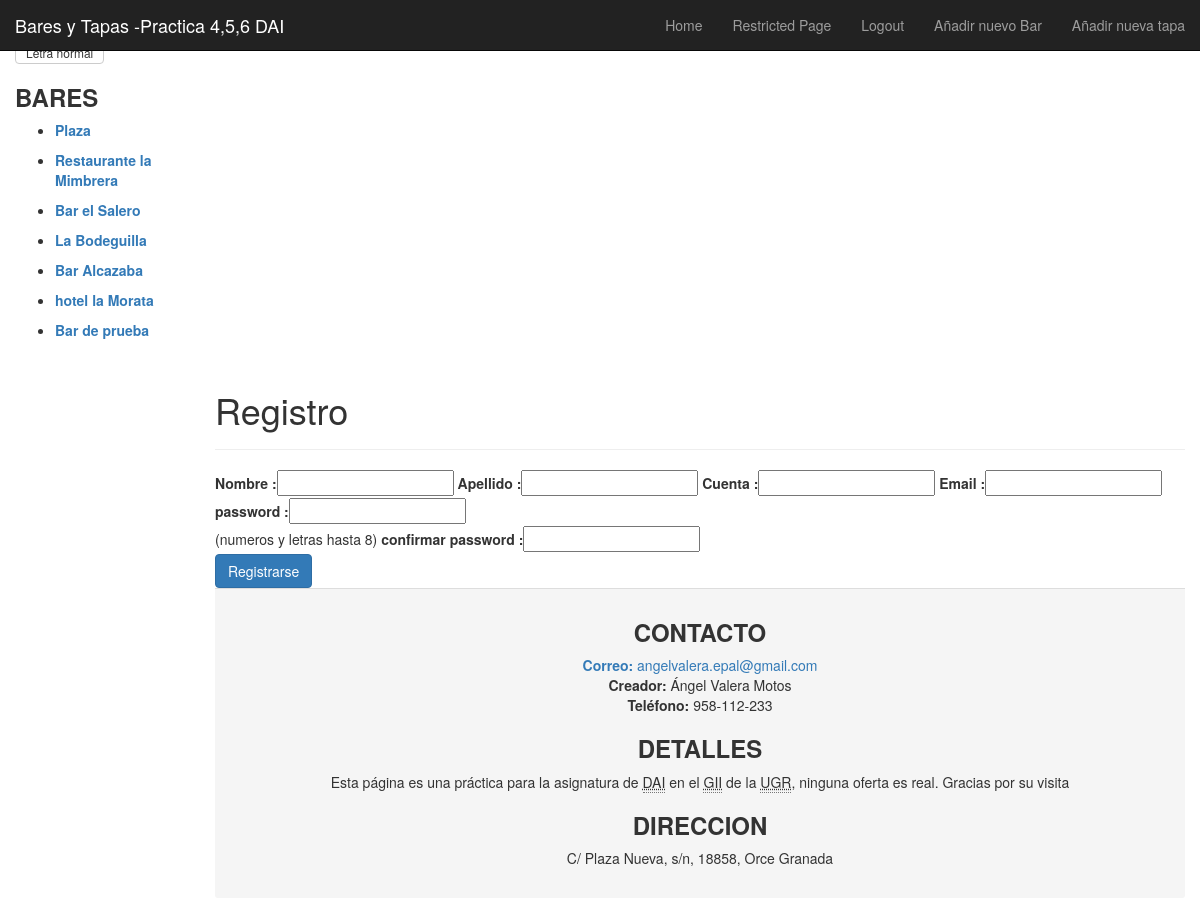
Page /registro/ (signed in) on the committed database.
### app/models.py (models this page shows, shortened)
class Bar(models.Model):
    nombre = models.CharField(max_length=128, primary_key=True, unique=True)
    direccion= models.CharField(max_length=128, unique=True)
    visitas= models.IntegerField(default=0)
    slug = models.SlugField(unique=True)

### app/views.py (the view)
# urls.py: url(r'^registro/$', views.registrar_usuario, name='registro'),
def registrar_usuario(request)	:
    bares = Bar.objects.all()
    if request.method == "POST":
    	formulario = RegistroForm(data=request.POST)
    	if formulario.is_valid():
            nombre = formulario.cleaned_data['nombre']
            apellido = formulario.cleaned_data['apellido']
            name = formulario.cleaned_data['username']
            email = formulario.cleaned_data['email']
            password = formulario.cleaned_data['password']
            u = User.objects.create_user(username=name,email=email,password=password,first_name=nombre,last_name=apellido)
            u.save()
            user = authenticate(username=name, password=password)
            if user:
                if user.is_active:
                    login(request, user)
                    return HttpResponseRedirect('/')
                else:
                    return HttpResponse("Tu cuenta fue desactivada.")
            else:
                print formulario.errors
    	else:
            print formulario.errors
    else:
    	formulario = RegistroForm()
    return render(request,"app/registro.html", {"formulario":formulario, 'bares': bares})

### app/forms.py (shortened to what this page needs)
class RegistroForm(forms.Form):
    nombre = forms.CharField(label="Nombre :", widget=forms.TextInput())
    apellido = forms.CharField(label="Apellido :", widget=forms.TextInput())
    username = forms.CharField(label="Cuenta :", widget=forms.TextInput())
    email = forms.EmailField(label="Email :", widget=forms.EmailInput())
    password = forms.CharField(label="password :", widget=forms.PasswordInput(render_value=False),max_length=8,help_text="(numeros y letras hasta 8)")
    password2 = forms.CharField(label="confirmar password :", widget=forms.PasswordInput(render_value=False),max_length=8)
    class Meta:
        model = User
        fields = ( 'nombre','apellido','username','email','password','password2')

### templates/app/registro.html (shortened to what this page needs)
{% extends "app/base.html" %}
{% load static %}
{% load bootstrap_toolkit %}
{% block content %}
  {% if not registered %}
    <div class="page-header">
    <h1>Registro </h1>
    </div>
    <form role="form" id="user_form" method="post" action="/registro/"
      enctype="multipart/form-data">
      {{ formulario|as_bootstrap }}
      <br/>
      <input class="btn btn-primary" type="submit" name="submit" value="Registrarse" />
    </form>
  {% endif %}
{% endblock %}

### templates/app/base.html (shortened to what this page needs)
<!doctype html>
{% load staticfiles %}
<HTML lang="es">
	<head>
    {% block head %}
		<link href="http://getbootstrap.com/dist/css/bootstrap.min.css" rel="stylesheet">
    <link href="http://getbootstrap.com/examples/dashboard/dashboard.css" rel="stylesheet">
    {% endblock %}
	</head>
	<body>
		<div class="navbar navbar-inverse navbar-fixed-top" role="navigation">
			<div class="container-fluid">
				<div class="navbar-header">
					<a class="navbar-brand" href="{% url 'index' %}">Bares y Tapas -Practica 4,5,6 DAI</a>
				</div>
				<div class="navbar-collapse collapse">
					<ul class="nav navbar-nav navbar-right">
						<li><a href="{% url 'index' %}">Home</a></li>
						{% if user.is_authenticated %}
						<li><a href="{% url 'restricted' %}">Restricted Page</a></li>
						<li><a href="{% url 'logout' %}">Logout</a></li>
						<li><a href="{% url 'add_bar' %}">Añadir nuevo Bar</a></li>
						<li><a href="{% url 'add_tapa' %}">Añadir nueva tapa</a></li>
						{% else %}
							<li><a href="{% url 'registro' %}">Registrarse</a></li>
							<li><a href="{% url 'login' %} ">Login</a></li>
						{% endif %}
					</ul>
				</div>
			</div>
		</div>
		<div class="container-fluid">
			<div class="row">
				<div class="col-sm-3 col-md-2 sidebar">
					{% block secciones %}
					<div class="btn-group-vertical">
						<button class="btn btn-default btn-xs" id="btn-pequena">Letra pequeña</button>
						<button class="btn btn-default btn-xs" id="btn-grande">Letra grande</button>
						<button  class="btn btn-default btn-xs" id ="btn-normal">Letra normal</button>
				</div>
						<h3>
							<b> BARES </b>
						</h3>
						<nav id="secs">
							{% if bares %}
								<ul>
									{% for bar in bares %}
										<li > <a  href="{% url 'bar'  bar.slug %}">  <p><b>{{ bar.nombre }}</b></p> </a></li>
									{% endfor %}
								</ul>
							{% else %}
								<strong>No hay Bares presentes.</strong>
							{% endif %}
						</nav>
					{% endblock %}
				</div>
				<div class="col-sm-9 col-sm-offset-3 col-md-10 col-md-offset-2 main">
					<div>
						{% block content %}{% endblock %}
						{% block footer %}
							<footer  class="panel-footer">
								<article id="contacto" align="center">
									<h3  align="center"><b>CONTACTO</b></h3>
									<a href="mailto:angelvalera.epal@gmail.com"><b>Correo:</b> angelvalera.epal@gmail.com<br/></a>
									<b>Creador:</b> Ángel Valera Motos<br/>
									<b>Teléfono:</b> 958-112-233
								</article>
								<article id="detalles">
									<h3 align="center"><b>DETALLES</b></h3>
									<p align="center">Esta página es una práctica para la asignatura de <abbr title="Desarrollo de Aplicaciones para Internet">DAI</abbr>  en el <abbr title="Grado de Ingenieria Informatica">GII</abbr> de la <abbr title="Universidad de Granada">UGR</abbr>, ninguna oferta es real. Gracias por su visita</p>
								</article>
								<article id="direccion">
									<h3 align="center"><b>DIRECCION</b></h3>
									<address align="center"> C/ Plaza Nueva, s/n, 18858, Orce Granada </address>
								</article>
							</footer>
						{% endblock %}
					</div>
				</div>
			</div>
		</div>
	</body>
</html>

### rows in the picture
Bar: nombre "Plaza"
Bar: nombre "Restaurante la Mimbrera"
Bar: nombre "Bar el Salero"
Bar: nombre "La Bodeguilla"
Bar: nombre "Bar Alcazaba"
Bar: nombre "hotel la Morata"
Bar: nombre "Bar de prueba"
